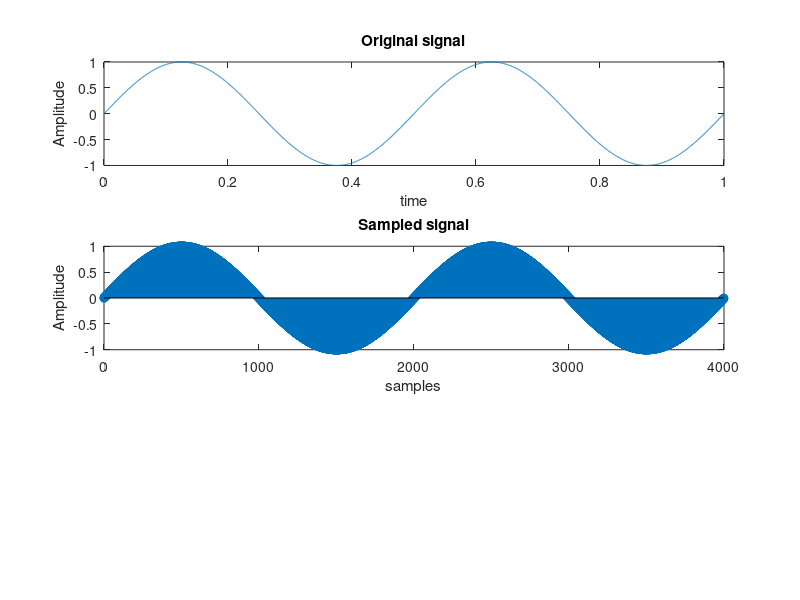

Write MATLAB code to recreate this figure. (Note: this script raises an error after producing the figure.)
% Parameters
A = 1;       % Amplitude (V)
f = 2;       % Frequency (Hz)
Fs = 4000; 

% Define the continuous signal
t = 0:1/Fs:1-1/Fs; % time vector
x = A*sin(2*pi*f*t);

% Sample the signal
n = 0:1:(length(t)-1); % Sample indices
Ts = 1/Fs;             % Sampling interval (seconds)
xn = sin(2*pi*f*n*Ts);
figure
subplot(3,1,1)
plot(t,x)
title('Original signal');xlabel('time');ylabel('Amplitude')
subplot(3,1,2)
stem(n,xn)
title('Sampled signal');xlabel('samples');ylabel('Amplitude')

% Quantization with n=3
nq=3;
m=2*nq +1 ;
xq=double(fi(xn,1, m, nq));
subplot(3,1,3)
plot(n,xq);title("quantized signal with number of bits=3");xlabel('bits');ylabel('step');

%coding
x_c = dec2bin(xq);

%%
%Mean square quantization error vs n-bits
nbits=[3, 4, 5, 10];
N_3=quantize(xn,3);
N_4=quantize(xn,4);
N_5=quantize(xn,5);
N_10=quantize(xn,10);

MSE_error = [N_3, N_4, N_5, N_10];
figure;
plot(nbits,MSE_error,'b-o','linewidth', 2);
title('Mean square quantization error vs n-bits');xlabel('number of bits');ylabel('Mean square quantization error');

function Quantization_error=quantize(xn,k)
m=2*k+1 ;
xq=double(fi(xn,1,m,k));
sum = 0;%quantization error
Fs=4000;
Ts=1/Fs;
%figure;plot(n,xq);
for i = 1:1:Fs
    sum = sum + (xq(i)-xn(i))^2; 
end
Quantization_error=Ts*sum;
end